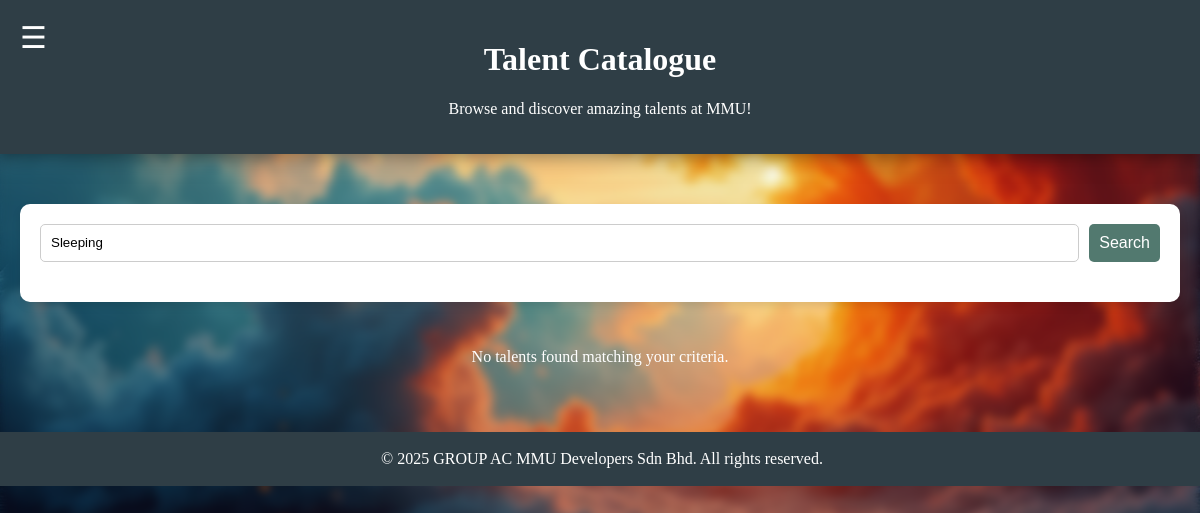
The app's page /talentCatalogue.php?category=Sleeping, older data.
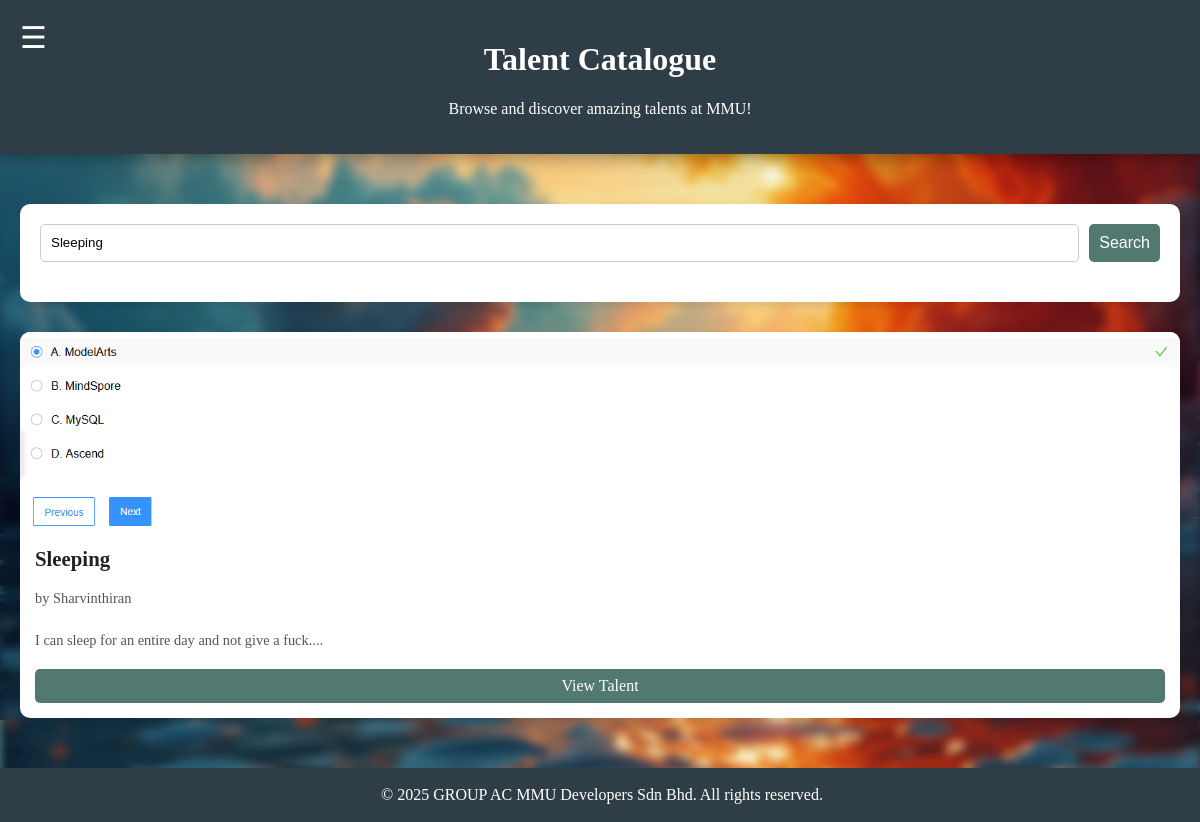
The same page, newer data.
### tables this page shows
CREATE TABLE `services` (
  `service_id` int(11) NOT NULL,
  `user_id` int(11) NOT NULL,
  `service_title` varchar(255) NOT NULL,
  `service_description` text DEFAULT NULL,
  `service_image` varchar(255) DEFAULT NULL,
  `service_price` decimal(10,2) NOT NULL DEFAULT 0.00
);

CREATE TABLE `users` (
  `user_id` int(11) NOT NULL,
  `name` varchar(100) DEFAULT NULL,
  `email` varchar(100) DEFAULT NULL,
  `password` varchar(255) DEFAULT NULL,
  `role` enum('student','admin') DEFAULT 'student',
  `created_at` timestamp NOT NULL DEFAULT current_timestamp(),
  `student_id` varchar(50) DEFAULT NULL,
  `faculty` varchar(100) DEFAULT NULL,
  `date_of_birth` date DEFAULT NULL,
  `about_me` text DEFAULT NULL,
  `profile_picture` varchar(255) DEFAULT 'default_avatar.png'
);

### talentCatalogue.php (the view, shortened to what this page needs)
<?php
require 'connection.php';
require 'header.php';
$search_query = '';
if (isset($_GET['search'])) {
    $search_query = trim($_GET['search']);
} else if (isset($_GET['category'])) {
    $category_filter = trim($_GET['category']);
    $search_query = $category_filter;
}
$sql = "SELECT s.service_id, s.service_title, s.service_description, s.service_image, u.name as user_name
        FROM services s
        JOIN users u ON s.user_id = u.user_id";
$params = [];
$types = '';
if (!empty($search_query)) {
    $sql .= " WHERE s.service_title LIKE ? OR s.service_description LIKE ?";
    $search_param = '%' . $search_query . '%';
    $params[] = $search_param;
    $params[] = $search_param;
    $types .= 'ss';
}
$sql .= " ORDER BY s.service_title ASC";
$stmt = $conn->prepare($sql);
if (!empty($params)) {
    $stmt->bind_param($types, ...$params);
}
$stmt->execute();
$talents_result = $stmt->get_result();
?>
<body>
    <?php require 'navbar.php'; ?>
    <div id="main-content">
        <div class="title-container">
            <h1>Talent Catalogue</h1>
            <p style="color:white;">Browse and discover amazing talents at MMU!</p>
        </div>
        <section class="catalogue-section">
            <div class="search-filter-container">
                <form action="talentCatalogue.php" method="GET">
                    <input type="text" name="search" placeholder="Search talents (e.g., Music, Tech, Art, Writing)" value="<?php echo htmlspecialchars($search_query); ?>">
                    <button type="submit" class="form-button" style="width: auto;">Search</button>
                </form>
            </div>
            <div class="talents-grid">
                <?php if ($talents_result->num_rows > 0): ?>
                    <?php while ($talent = $talents_result->fetch_assoc()): ?>
                        <div class="talent-card">
                            <img src="images/uploads/talent_images/<?php echo htmlspecialchars($talent['service_image'] ?? 'service_placeholder.png'); ?>" alt="<?php echo htmlspecialchars($talent['service_title']); ?>">
                            <div class="talent-card-content">
                                <h3><?php echo htmlspecialchars($talent['service_title']); ?></h3>
                                <p>by <?php echo htmlspecialchars($talent['user_name']); ?></p>
                                <p><?php echo substr(htmlspecialchars($talent['service_description']), 0, 100); ?>...</p>
                                <a href="viewTalent.php?id=<?php echo $talent['service_id']; ?>" class="view-button">View Talent</a>
                            </div>
                        </div>
                    <?php endwhile; ?>
                <?php else: ?>
                    <p style="text-align: center; width: 100%; color: white;">No talents found matching your criteria.</p>
                <?php endif; ?>
            </div>
        </section>
    </div>
    <?php require 'footer.php'; ?>
</body>
</html>

### header.php (shortened to what this page needs)
<!DOCTYPE html>
<html lang="en">
<head>
    <link rel="stylesheet" type="text/css" href="css/style.css">
</head>

### navbar.php (shortened to what this page needs)
<span id="openBtn"><a href="#" onclick="openNavBar()">☰</a></span>

### footer.php
<footer>
    <div class="footer-container">
        <div class="footer-content">
            <p>&copy; <?php echo date('Y') ?> GROUP AC MMU Developers Sdn Bhd. All rights reserved.</p>
        </div>
    </div>
</footer>

### css/style.css (style rules this page uses)
:root { --color-bg: #CAD2C5; --color-surface: #84A98C; --color-primary: #52796F; --color-text: #354F52; --color-title: #2F3E46; }
body { background-image: url("../css/background/background_image_2.png"); background-color: var(--color-bg); color: #222; margin: 0; padding: 0; }
body::before { content: ""; position: fixed; background-image: url("../css/background/background_image_2.png"); background-size: cover; top: 0; left: 0; height: 100vh; width: 100vw; z-index: -1; filter: blur(5px); }
.title-container { background-color: var(--color-title); font-family: "Copperplate Gothic", "Copperplate", fantasy; color: white; padding: 20px; text-align: center; box-shadow: 0 0px 20px rgba(0, 0, 0, 0.5); }
#openBtn { font-size: 30px; position: absolute; top: 20px; left: 20px; }
#openBtn a { color: white; text-decoration: none; }
footer { background-color: var(--color-title); color: white; padding: 2px; text-align: center; position: static; bottom: 10px; width: 100%; }
.form-button { width: 100%; padding: 10px; font-size: 1rem; background-color: var(--color-primary); color: white; border: none; border-radius: 5px; cursor: pointer; transition: background-color 0.3s ease; display: block; margin: 0; }

### talentCatalogue.php (style rules this page uses)
.catalogue-section { padding: 50px 20px; max-width: 1200px; margin: 0 auto; }
.search-filter-container { background-color: #fff; padding: 20px; border-radius: 10px; margin-bottom: 30px; box-shadow: 0 4px 8px rgba(0,0,0,0.1); }
.search-filter-container form { display: flex; gap: 10px; margin-bottom: 20px; }
.search-filter-container input[type="text"] { flex-grow: 1; padding: 10px; border: 1px solid #ccc; border-radius: 5px; }
.talents-grid { display: grid; grid-template-columns: repeat(auto-fit, minmax(280px, 1fr)); gap: 20px; }
.talent-card { background: #fff; border-radius: 10px; box-shadow: 0 4px 8px rgba(0,0,0,0.1); overflow: hidden; display: flex; flex-direction: column; }
.talent-card img { width: 100%; height: 200px; object-fit: cover; }
.talent-card-content { padding: 15px; flex-grow: 1; display: flex; flex-direction: column; justify-content: space-between; }
.talent-card-content h3 { margin-top: 0; font-size: 1.3em; margin-bottom: 5px; }
.talent-card-content p { font-size: 0.9em; color: #555; margin-bottom: 10px; flex-grow: 1; }
.talent-card-content .view-button { display: block; text-align: center; padding: 8px 15px; background-color: var(--color-primary); color: white; border-radius: 5px; text-decoration: none; margin-top: 10px; }

Row changes from the older to the newer data that the page shows:
now on this page (row edited): services: service_image (picture), service_title "Sleeping", user.name "Sharvinthiran", service_description "I can sleep for an entire day and not give a fuck."
Text that changed along with them:
text no longer shown: "No talents found matching your criteria."
